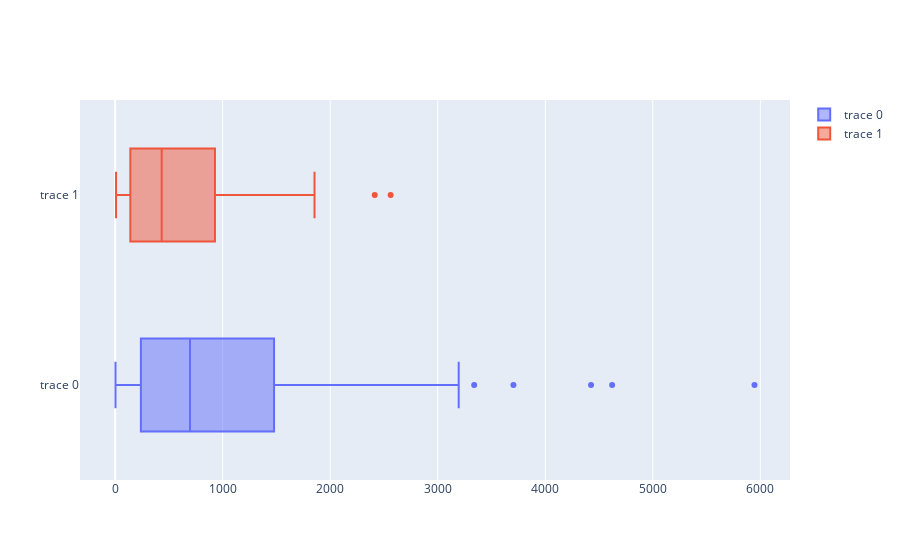

Source (notebook cell):
### Code cell
fig = go.Figure()
# Use x instead of y argument for horizontal plot
x0 = pdf.loc[pdf['churn'] == 0]["song_cnt"]
x1 = pdf.loc[pdf['churn'] == 1]["song_cnt"]
fig.add_trace(go.Box(x=x0))
fig.add_trace(go.Box(x=x1))
# RECALL - 0 is not churn, and 1 is churn
fig.show()

### Figure 1 — Plotly figure (JSON) as saved in the notebook; plotly's stock layout.template omitted (floating-point values rounded to 4 significant figures; data arrays with more than 128 entries replaced by an {"elided": "..."} marker saying what was removed)
{"data": [{"type": "box", "x": {"elided": "173 int values"}}, {"type": "box", "x": [8, 1854, 2414, 248, 1608, 226, 2562, 363, 725, 211, 1323, 634, 471, 111, 26, 412, 1335, 153, 875, 408, 1567, 501, 755, 402, 51, 981, 22, 1576, 41, 463, 1503, 11, 61, 453, 349, 201, 1076, 778, 99, 80, 114, 723, 620, 391, 1041, 51, 681, 817, 252, 315, 1124, 129]}], "layout": {}}
